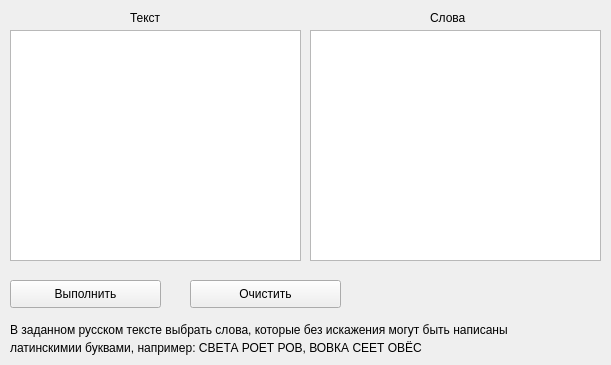
<?xml version="1.0" encoding="UTF-8"?>
<ui version="4.0">
 <class>MainWidget</class>
 <widget class="QWidget" name="MainWidget">
  <property name="geometry">
   <rect>
    <x>0</x>
    <y>0</y>
    <width>611</width>
    <height>365</height>
   </rect>
  </property>
  <property name="maximumSize">
   <size>
    <width>900</width>
    <height>420</height>
   </size>
  </property>
  <property name="windowTitle">
   <string>Dialog</string>
  </property>
  <widget class="QTextEdit" name="textEdit_words">
   <property name="geometry">
    <rect>
     <x>310</x>
     <y>30</y>
     <width>291</width>
     <height>231</height>
    </rect>
   </property>
  </widget>
  <widget class="QTextEdit" name="textEdit_text">
   <property name="geometry">
    <rect>
     <x>10</x>
     <y>30</y>
     <width>291</width>
     <height>231</height>
    </rect>
   </property>
  </widget>
  <widget class="QLabel" name="label_1">
   <property name="geometry">
    <rect>
     <x>130</x>
     <y>10</y>
     <width>41</width>
     <height>16</height>
    </rect>
   </property>
   <property name="text">
    <string>Текст</string>
   </property>
  </widget>
  <widget class="QLabel" name="label_2">
   <property name="geometry">
    <rect>
     <x>430</x>
     <y>10</y>
     <width>55</width>
     <height>16</height>
    </rect>
   </property>
   <property name="text">
    <string>Слова</string>
   </property>
  </widget>
  <widget class="QPushButton" name="btn_solve">
   <property name="geometry">
    <rect>
     <x>10</x>
     <y>280</y>
     <width>151</width>
     <height>28</height>
    </rect>
   </property>
   <property name="text">
    <string>Выполнить</string>
   </property>
  </widget>
  <widget class="QPushButton" name="btn_clear">
   <property name="geometry">
    <rect>
     <x>190</x>
     <y>280</y>
     <width>151</width>
     <height>28</height>
    </rect>
   </property>
   <property name="text">
    <string>Очистить</string>
   </property>
  </widget>
  <widget class="QLabel" name="label_task_1">
   <property name="geometry">
    <rect>
     <x>10</x>
     <y>320</y>
     <width>601</width>
     <height>20</height>
    </rect>
   </property>
   <property name="text">
    <string>В заданном русском тексте выбрать слова, которые без искажения могут быть написаны</string>
   </property>
  </widget>
  <widget class="QLabel" name="label_task_2">
   <property name="geometry">
    <rect>
     <x>10</x>
     <y>340</y>
     <width>521</width>
     <height>16</height>
    </rect>
   </property>
   <property name="text">
    <string>латинскимии буквами, например: СВЕТА РОЕТ РОВ, ВОВКА СЕЕТ ОВЁС</string>
   </property>
  </widget>
 </widget>
 <resources/>
 <connections/>
</ui>
